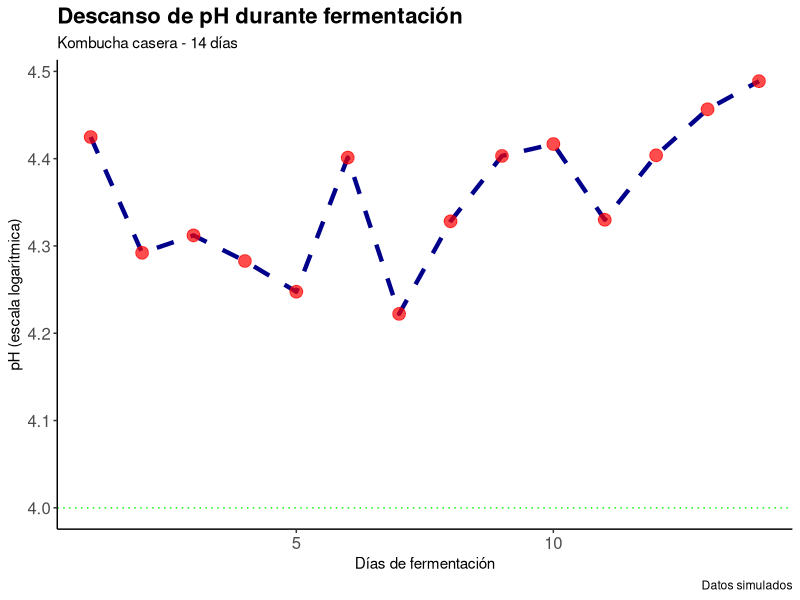

Recreate this plot in R.
# Mi primer                                                      biotecnólogico
# Simulación de fermentación de Kombucha

# Cargar librerías
library(ggplot2)
library(dplyr)
library(readr)

# Datos de fermentación
dias <- 1:14
ph_inicial <- 4.5
ph_datos <- ph_inicial - 0.15 + rnorm(14, 0, 0.1)
temperatura <- 25 + 2*sin(dias/7*pi) + rnorm(14, 0, 1)

# Crear dataset
fermentacion <- data.frame(
  dia = dias,
  pH = ph_datos,
  temperatura_C = temperatura,
  proceso = "fermentacion_kombucha"
)

# Ver primeras filas
head(fermentacion)

# Gráfico con ggplot2
ggplot(fermentacion, aes(x = dia, y =pH)) +
  geom_line(color = "darkblue", size = 1.5, linetype="dashed") +
  geom_point(color = "red", size = 4, alpha =0.7) +
  geom_hline(yintercept = 4.0, color = "green", linetype = "dotted") +
  labs(title = "Descanso de pH durante fermentación",
       subtitle = "Kombucha casera - 14 días",
       x = "Días de fermentación",
       y = "pH (escala logarítmica)",
       caption = "Datos simulados") +
  theme_classic() +
  theme(
    plot.title = element_text(size=16, face="bold"),
    axis.text = element_text(size=12)
  )
